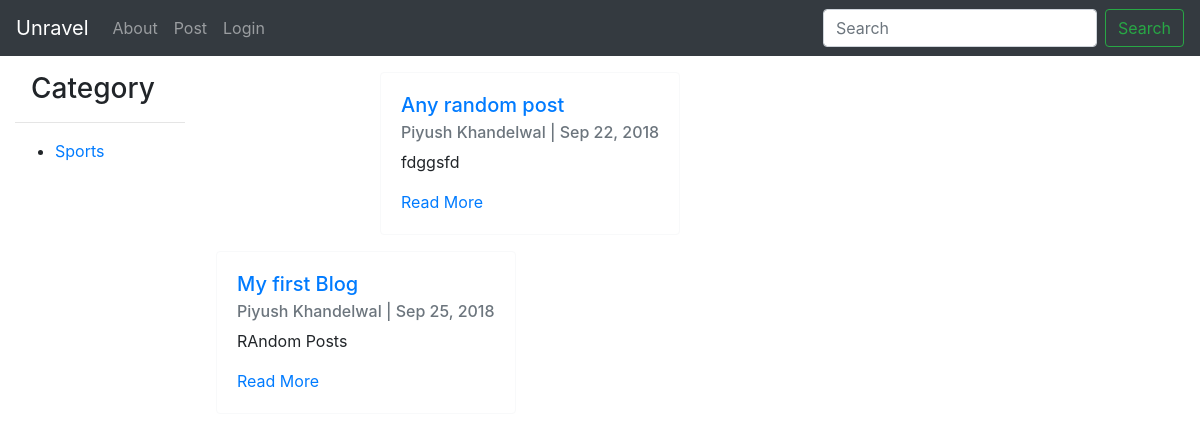
/search/, run on an earlier commit of the app's database.
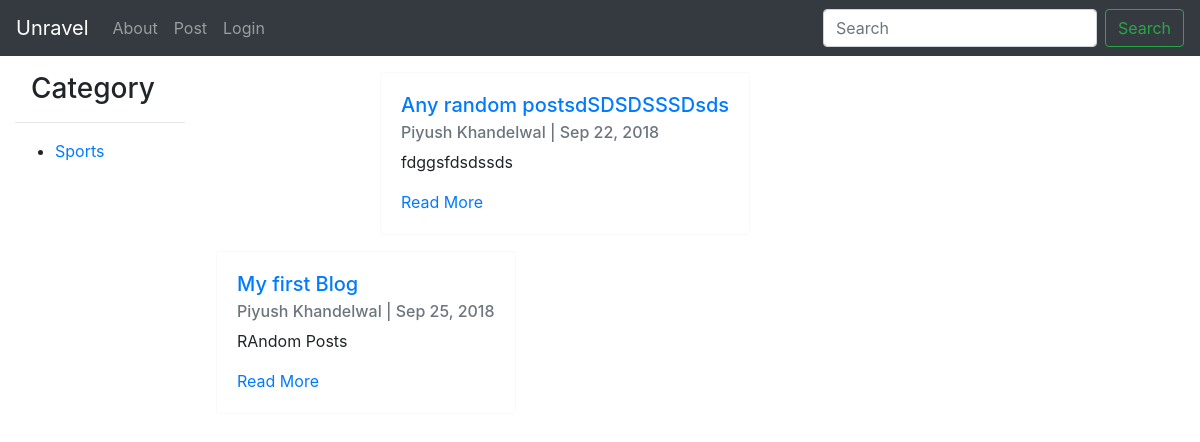
And on a later commit of the database.
### post/models.py (models this page shows, shortened)
class Post(models.Model):
	title		=	models.CharField(max_length = 200)
	slug		=	models.SlugField(unique =True, blank = True)
	body		=	models.TextField()
	author		=	models.ForeignKey(User,on_delete=models.CASCADE,null=True,blank=True)
	featured	=	models.BooleanField(default =False)
	active		=	models.BooleanField(default=True)
	updated		=	models.DateTimeField(auto_now=True)
	published	=	models.DateTimeField(auto_now_add=True)
	category 	=	models.ForeignKey(Category,default=None,on_delete=models.CASCADE)
	tags 	 	=	models.ManyToManyField(Tag,blank =True,related_name='tags')
	def get_absolute_url(self):
		return reverse('post:post_detail',kwargs={'slug':self.slug})

### accounts/models.py (models this page shows, shortened)
class User(AbstractBaseUser):
	email 		= models.EmailField(max_length=255,unique=True)
	full_name 	= models.CharField(max_length=255)
	active		= models.BooleanField(default= True) # Can Login pr Not?
	admin		= models.BooleanField(default=False) # Superuser
	timestamp	= models.DateTimeField(auto_now_add=True)
	USERNAME_FIELD  = 'email'
	REQUIRED_FIELDS = ['full_name']
	objects = UserManager()
	def get_full_name(self):
		if self.full_name:
			return self.full_name
		return self.email

### search/views.py (the view, shortened to what this page needs)
# urls.py: url(r'^search/$',SearchPostView.as_view(),name='search'),
class SearchPostView(ListView):
	template_name='search/view.html'
	def get_context_data(self,*args,**kwargs):
		context = super(SearchPostView,self).get_context_data(*args,**kwargs)
		query=self.request.GET.get('q')
		context['query']=query
		return context
	def get_queryset(self,*args,**kwargs):
		request=self.request
		print(request.GET)
		query=request.GET.get('q',None)
		return Post.objects.filter(featured=True)

### categories/models.py (called while the page is built)
	def get_absolute_url(self):
		return reverse('category',kwargs={'slug':self.slug})

### categories/templatetags/category_list.py (called while the page is built)
@register.inclusion_tag('snippets/category_list.html')
def category_list():
	list = Category.objects.all()
	return{"list":list}

### search/templates/search/view.html (shortened to what this page needs)
{% extends 'base.html' %}
{% block content %}
	<div class="row mb-3">
{% for obj in object_list %}
	<div class = col-lg-2></div>
	{% include "snippets/card.html" with instance=obj %}
	<div class = col-lg-2></div>
	{% empty  %}
			<h3 class="text-center">Sorry, Posts will be added soon........</h3>
{% endfor %}
{% endblock content %}

### post/templates/snippets/card.html (shortened to what this page needs)
<div class="card  border-light mb-3 " style= "max-width: 40rem;">
  <div class="card-body">
    <h5 class="card-title"> <a href={{instance.get_absolute_url}}>{{instance.title}}</a> </h5>
    <h6 class="card-subtitle mb-2 text-muted">{{instance.author.get_full_name}} |
     {{instance.published|date:"M d, Y"}}</h6>
    <p class="card-text">{% autoescape off %}
						    {{instance.body|truncatechars_html:250}}
						 {% endautoescape %}
	</p>
    <a href={{instance.get_absolute_url}} class="card-link">Read More</a>
  </div>
</div>

What changed in the data, as far as the page shows it:
changed Post: title "Any random post" → "Any random postsdSDSDSSSDsds"; body "fdggsfd" → "fdggsfdsdssds"
